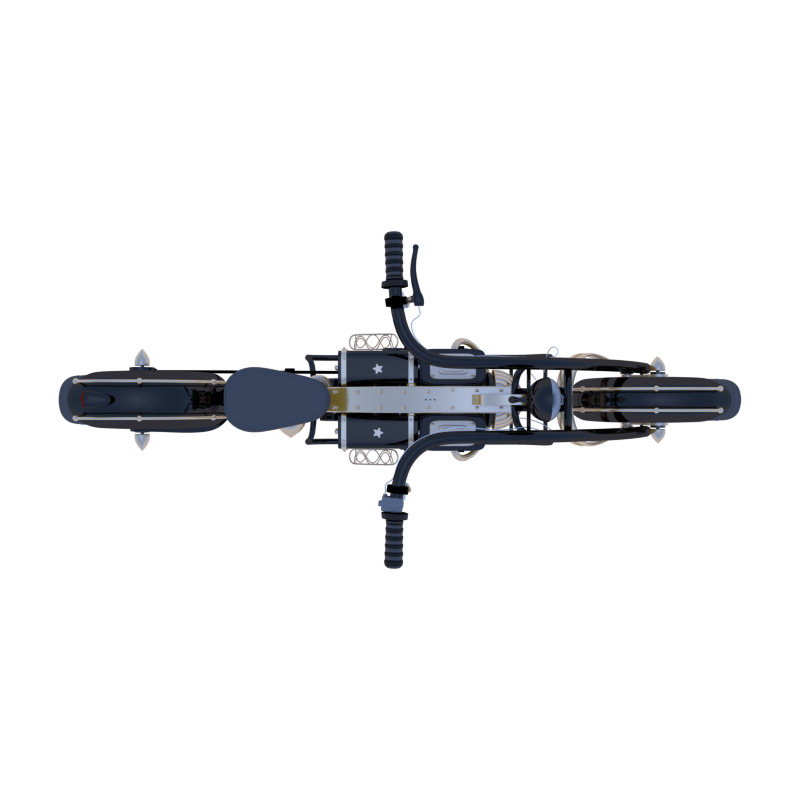
#> input picture assets/bike.png, 800 x 800 px
$ jupyter execute --allow-errors image.ipynb   (older library calls are emulated)
#> lines starting #> are read from the running program, lines starting #| are printed output that depends on the picture
> ## 4-channel png -> 3-channel rgb

[cell 1]
import imageio
import matplotlib.pyplot as plt
import numpy as np
img = imageio.imread('../assets/bike.png')
#> img is the input picture: shape (800, 800, 4); mean R, G, B, A 6.1, 6.5, 7.6, 21.7
flag_white_background = True
flag_black_background = True
if img.shape[-1] == 4:
    if flag_white_background:
        img_white_bg = img[..., :3] * (img[..., -1:] // 255) + (255 - img[..., -1:])
    if flag_black_background:
        img_black_bg = img[..., :3] * (img[..., -1:] // 255) + img[..., -1:]
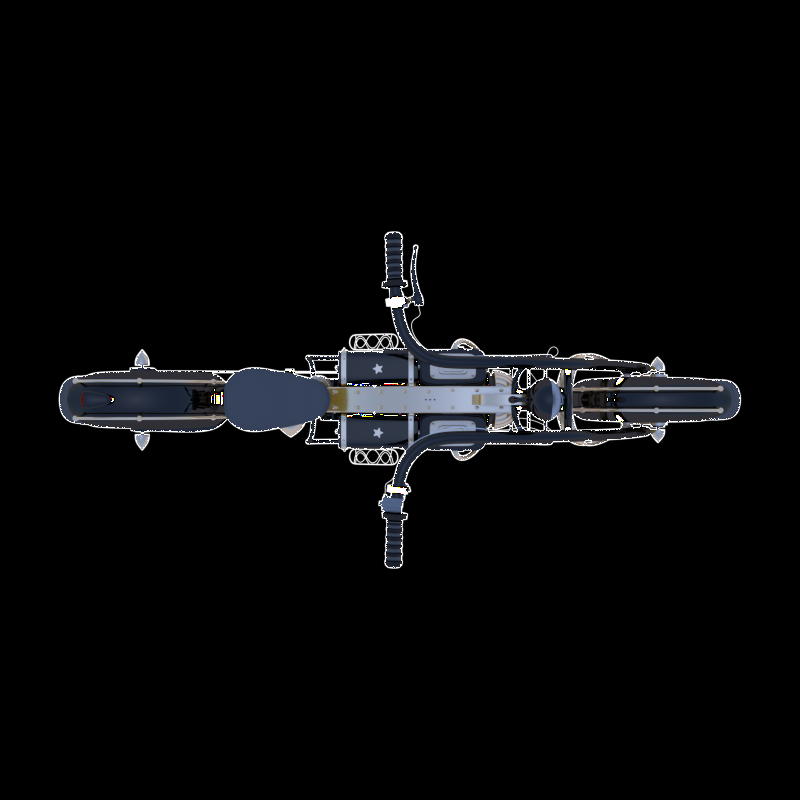
#> img_black_bg: shape (800, 800, 3); mean R, G, B 7.2, 7.6, 8.6
plt.figure()
plt.subplot(131)
plt.imshow(img)
plt.subplot(132)
plt.imshow(img_white_bg)
plt.subplot(133)
plt.imshow(img_black_bg)
plt.show()
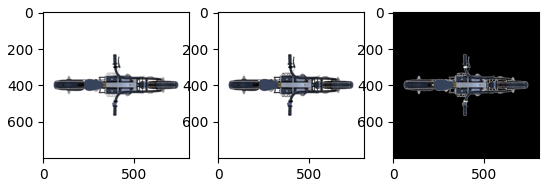
#> figure drawn by matplotlib, 3 panels
